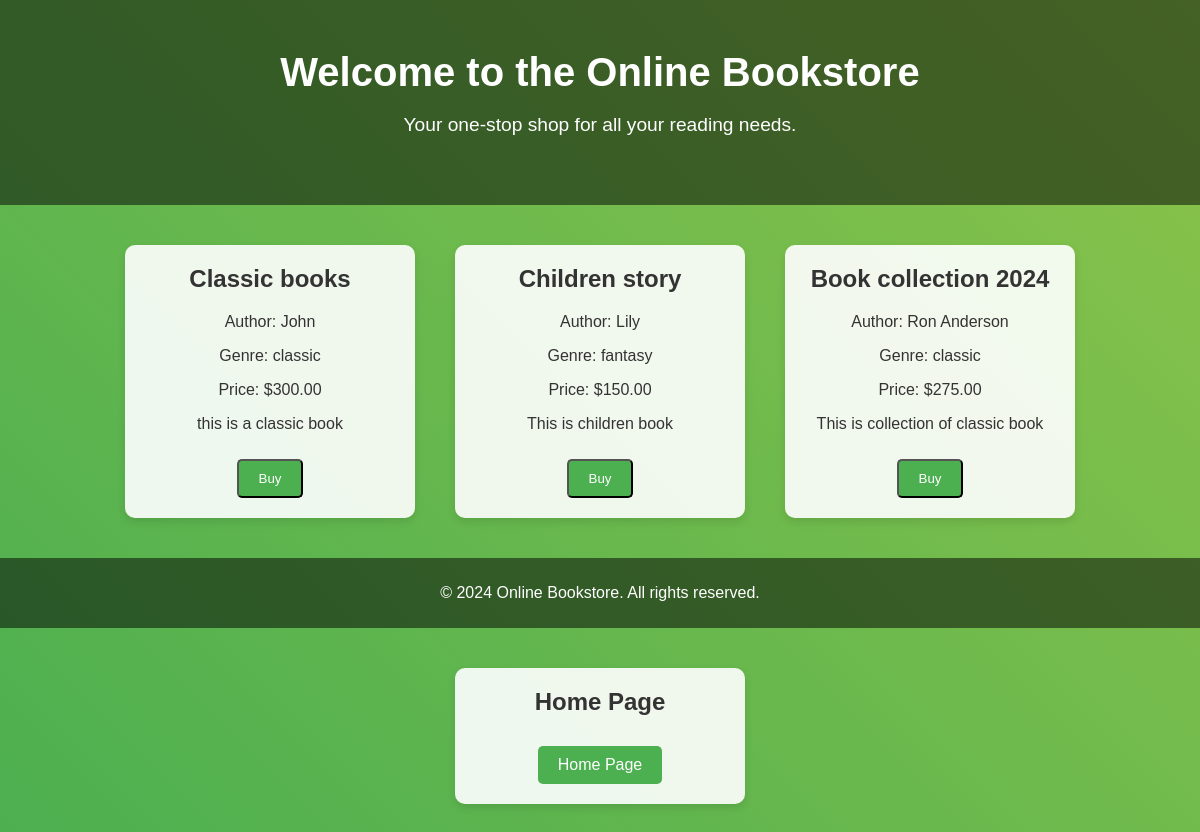
The page / on the database its author committed.
### tables this page shows
CREATE TABLE `books` (
  `id` int(11) NOT NULL,
  `title` varchar(100) NOT NULL,
  `author` varchar(100) NOT NULL,
  `genre` varchar(50) DEFAULT NULL,
  `price` decimal(10,2) NOT NULL,
  `description` text DEFAULT NULL,
  `image` varchar(100) DEFAULT NULL,
  `created_at` timestamp NOT NULL DEFAULT current_timestamp()
);

### index.php (the view, shortened to what this page needs)
<!DOCTYPE html>
<html lang="en">
<head>
    <link rel="stylesheet" href="styles.css">
</head>
<body>
    <header class="header">
        <h1>Welcome to the Online Bookstore</h1>
        <p>Your one-stop shop for all your reading needs.</p>
    </header>
    <div class="container">
        <?php
        require 'config.php';
        $result = $conn->query("SELECT * FROM books");
        while ($row = $result->fetch_assoc()) {
            echo "<div class='card'>";
            echo "<h2>" . $row['title'] . "</h2>";
            echo "<p>Author: " . $row['author'] . "</p>";
            echo "<p>Genre: " . $row['genre'] . "</p>";
            echo "<p>Price: $" . $row['price'] . "</p>";
            echo "<p>" . $row['description'] . "</p>";
            echo "<form action='cart.php' method='post'>";
            echo "<button type='submit' class='button'>Buy</button>";
            echo "</form>";
            echo "</div>";
        }
        ?>
    </div>
    <footer class="footer">
        <p>&copy; 2024 Online Bookstore. All rights reserved.</p>
    </footer>
    <div class="container">
        <div class="card">
            <h2>Home Page</h2>
            <a href="home.php" class="button">Home Page</a>
    </div>
    </div>
</body>
</html>

### styles.css (style rules this page uses)
body { font-family: 'Arial', sans-serif; margin: 0; padding: 0; background: linear-gradient(45deg, #4CAF50, #8BC34A); color: #fff; display: flex; flex-direction: column; min-height: 100vh; }
.header { text-align: center; padding: 50px 20px; background: rgba(0, 0, 0, 0.5); }
.header h1 { margin: 0; font-size: 2.5em; }
.header p { font-size: 1.2em; }
.container { display: flex; justify-content: center; flex-wrap: wrap; margin: 20px auto; padding: 0 20px; max-width: 1200px; }
.card { background: rgba(255, 255, 255, 0.9); color: #333; border-radius: 10px; margin: 20px; padding: 20px; width: 250px; text-align: center; box-shadow: 0 4px 8px rgba(0, 0, 0, 0.1); transition: transform 0.3s ease; }
.card h2 { margin: 0 0 20px; }
.button { display: inline-block; padding: 10px 20px; margin-top: 10px; background: #4CAF50; color: #fff; text-decoration: none; border-radius: 5px; transition: background 0.3s ease; }
.footer { text-align: center; padding: 10px; background: rgba(0, 0, 0, 0.5); margin-top: auto; }

### rows shown on the page
books: title "Classic books", author "John", genre "classic", price "300.00", description "this is a classic book"
books: title "Children story", author "Lily", genre "fantasy", price "150.00", description "This is children book"
books: title "Book collection 2024", author "Ron Anderson", genre "classic", price "275.00", description "This is collection of classic book"
